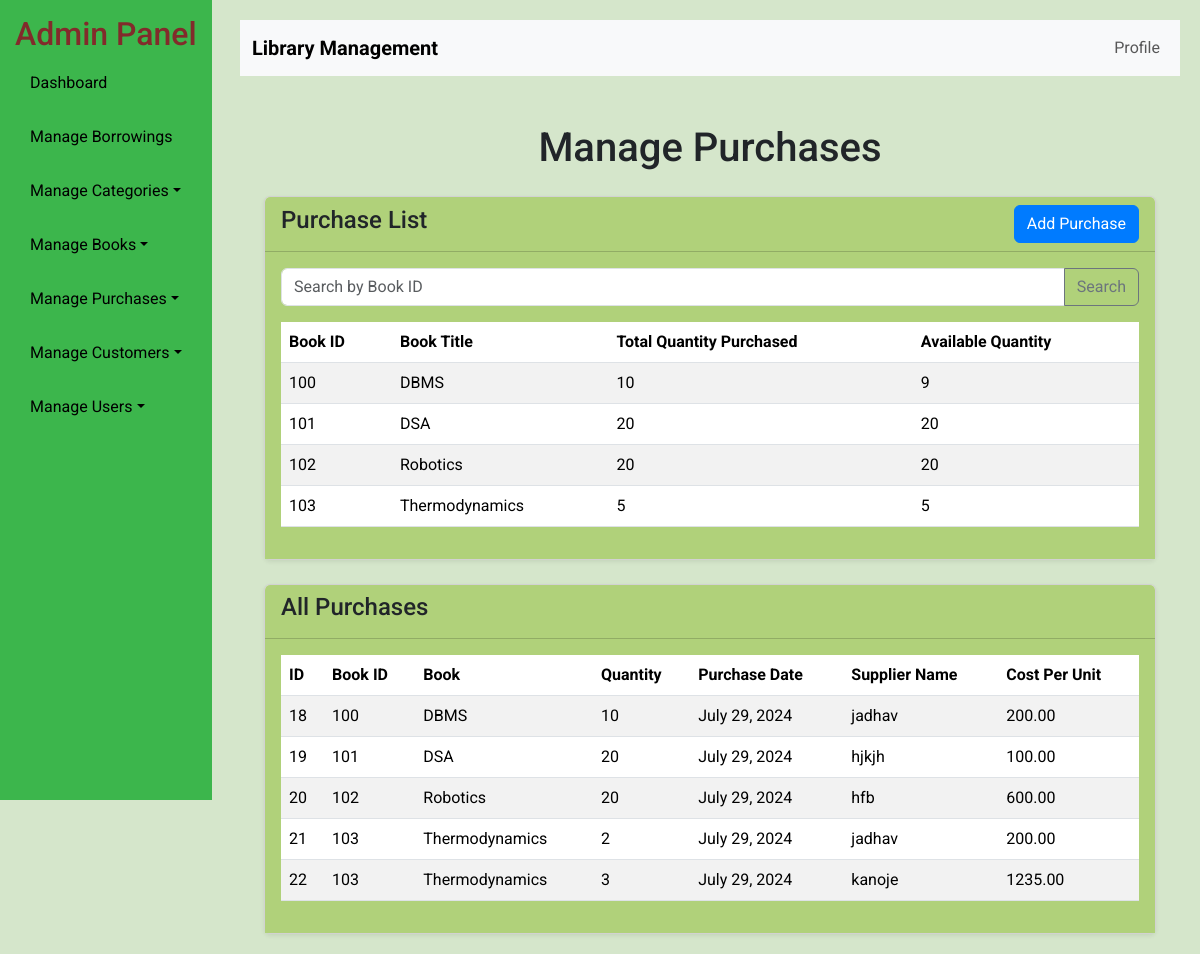
The app's page /ladmin/purchases/, older data.
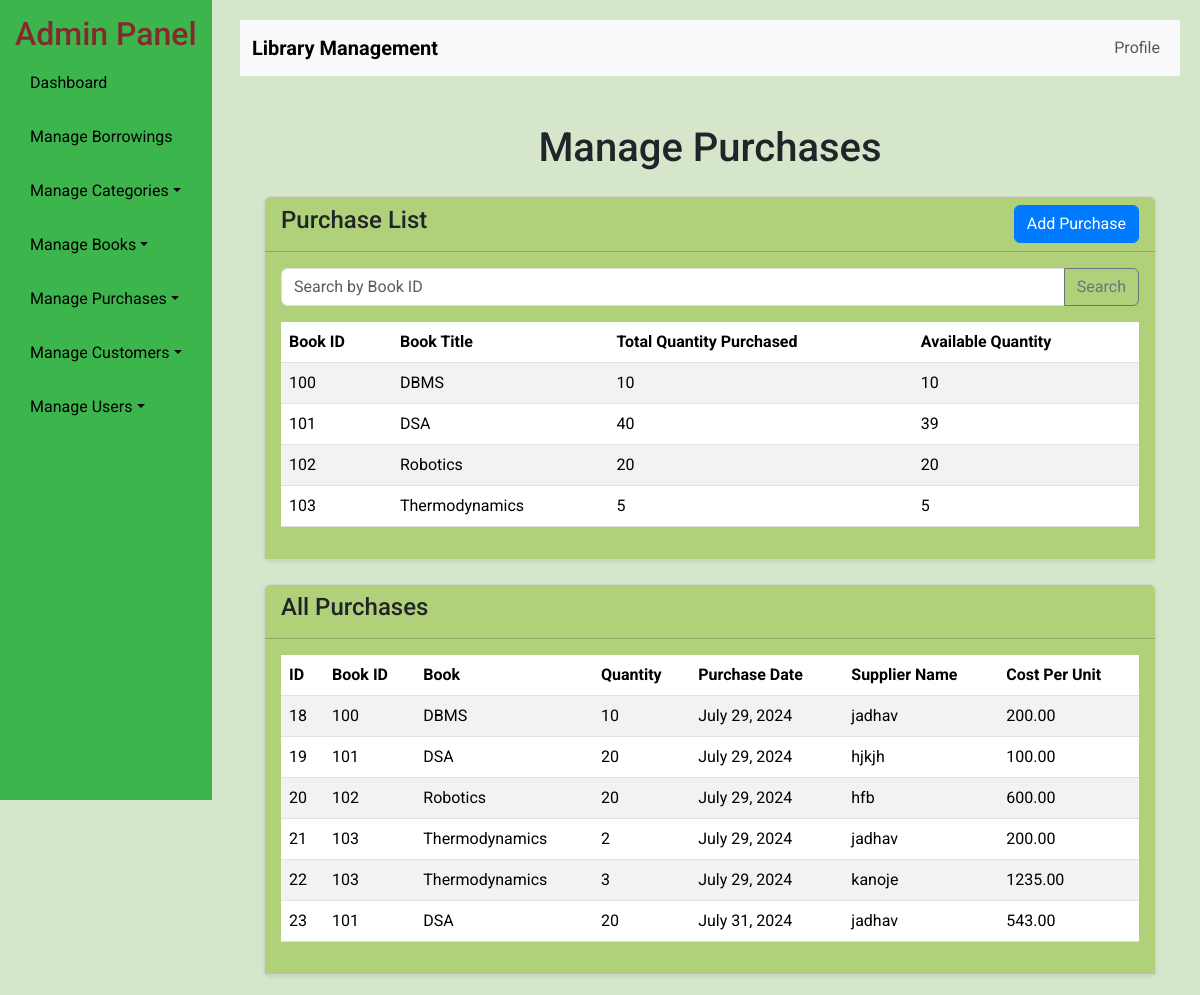
The same page, newer data.
### ladmin/models.py (models this page shows, shortened)
class Book(models.Model):
    book_id = models.CharField(max_length=100, unique=True, null=True)
    title = models.CharField(max_length=255)
    author = models.CharField(max_length=255)
    category = models.ForeignKey(Category, on_delete=models.CASCADE)
    quantity = models.PositiveIntegerField(default=0)

class BookPurchase(models.Model):
    book = models.ForeignKey(Book, on_delete=models.CASCADE)
    quantity = models.PositiveIntegerField(null=True)
    purchase_date = models.DateField(auto_now_add=True)
    supplier_name = models.CharField(max_length=100)
    cost_per_unit = models.DecimalField(max_digits=10, decimal_places=2)

### ladmin/views.py (the view)
# urls.py: path('purchases/', admin_purchases, name='admin_purchases'),
def admin_purchases(request):
    search_query = request.GET.get('search', '')
    if search_query:
        purchases = BookPurchase.objects.filter(book__book_id__icontains=search_query)
    else:
        purchases = BookPurchase.objects.all()
    total_purchases = BookPurchase.objects.values('book__book_id', 'book__title').annotate(
        total_quantity=Sum('quantity'),
        available_quantity=F('book__quantity')
    ).order_by('book__title')
    context = {
        'purchases': purchases,
        'total_purchases': total_purchases,
        'search_query': search_query,
    }
    return render(request, 'ladmin/apurchase.html', context)

### template/ladmin/apurchase.html
{% extends "ladmin/base.html" %}
{% block content %}
<div class="container mt-5">
    <h1 class="text-center">Manage Purchases</h1>
    <div class="row mt-4">
        <div class="col-md-12">
            <div class="card shadow-sm">
                <div class="card-header d-flex justify-content-between align-items-center">
                    <h4>Purchase List</h4>
                    <a href="{% url 'admin_add_purchase' %}" class="btn btn-primary">Add Purchase</a>
                </div>
                <div class="card-body">
                    <form method="GET" action="">
                        <div class="input-group mb-3">
                            <input type="text" name="search" class="form-control" placeholder="Search by Book ID" value="{{ search_query }}">
                            <button class="btn btn-outline-secondary" type="submit">Search</button>
                        </div>
                    </form>
                    <table class="table table-striped">
                        <thead>
                            <tr>
                                <th>Book ID</th>
                                <th>Book Title</th>
                                <th>Total Quantity Purchased</th>
                                <th>Available Quantity</th>
                            </tr>
                        </thead>
                        <tbody>
                            {% for purchase in total_purchases %}
                            <tr>
                                <td>{{ purchase.book__book_id }}</td>
                                <td>{{ purchase.book__title }}</td>
                                <td>{{ purchase.total_quantity }}</td>
                                <td>{{ purchase.available_quantity }}</td>
                            </tr>
                            {% endfor %}
                        </tbody>
                    </table>
                </div>
            </div>
            <div class="card mt-4 shadow-sm">
                <div class="card-header">
                    <h4>All Purchases</h4>
                </div>
                <div class="card-body">
                    <table class="table table-striped">
                        <thead>
                            <tr>
                                <th>ID</th>
                                <th>Book ID</th>
                                <th>Book</th>
                                <th>Quantity</th>
                                <th>Purchase Date</th>
                                <th>Supplier Name</th>
                                <th>Cost Per Unit</th>
                            </tr>
                        </thead>
                        <tbody>
                            {% for purchase in purchases %}
                            <tr>
                                <td>{{ purchase.id }}</td>
                                <td>{{ purchase.book.book_id }}</td>
                                <td>{{ purchase.book.title }}</td>
                                <td>{{ purchase.quantity }}</td>
                                <td>{{ purchase.purchase_date }}</td>
                                <td>{{ purchase.supplier_name }}</td>
                                <td>{{ purchase.cost_per_unit }}</td>
                            </tr>
                            {% endfor %}
                        </tbody>
                    </table>
                </div>
            </div>
        </div>
    </div>
</div>
{% endblock content %}

Row changes from the older to the newer data that the page shows:
changed Book "DBMS": available_quantity "9" → "10"
changed Book "DSA": total_quantity "20" → "40"; available_quantity "20" → "39"
added BookPurchase: id "23", book.book_id "101", book "DSA", quantity "20", purchase_date "July 31, 2024", supplier_name "jadhav", cost_per_unit "543.00"
